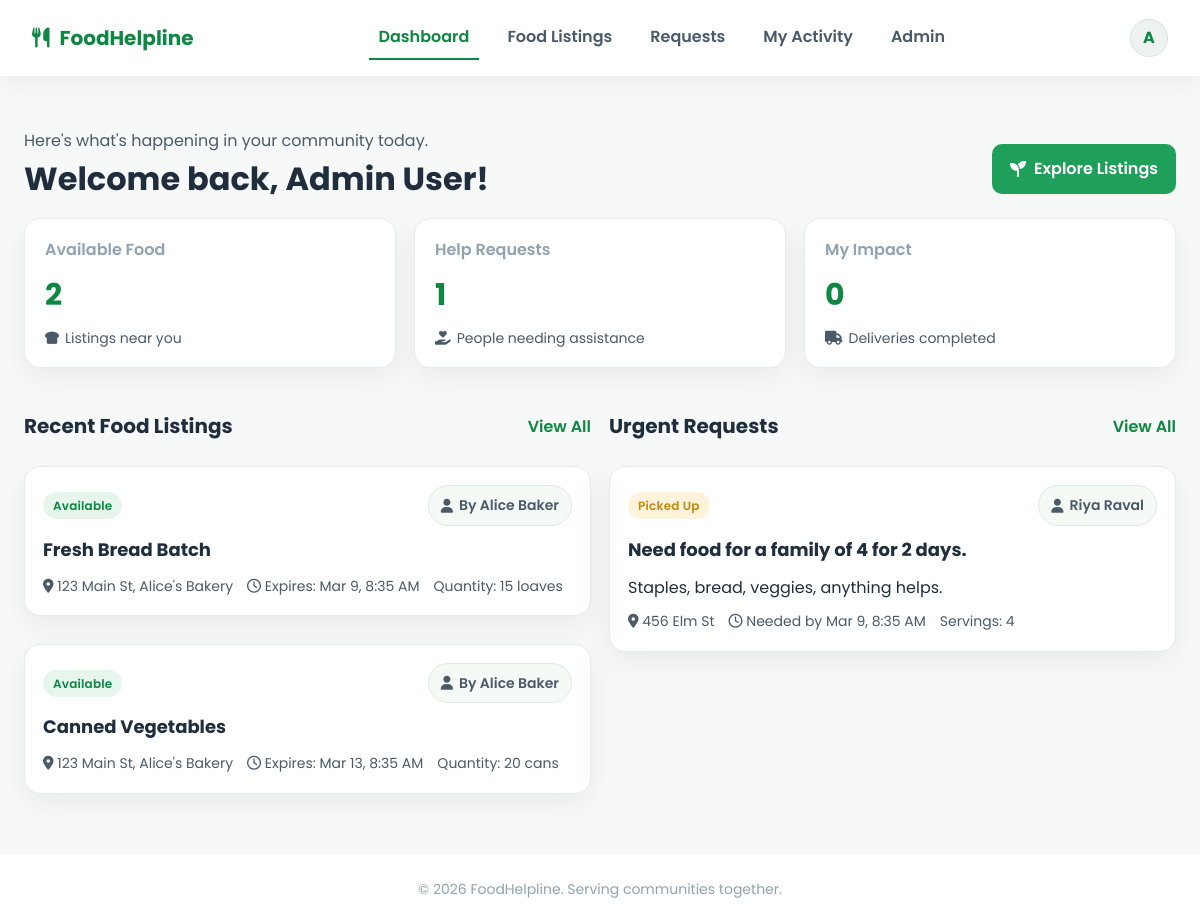
The page /dashboard.php (signed in) on the database as committed earlier.
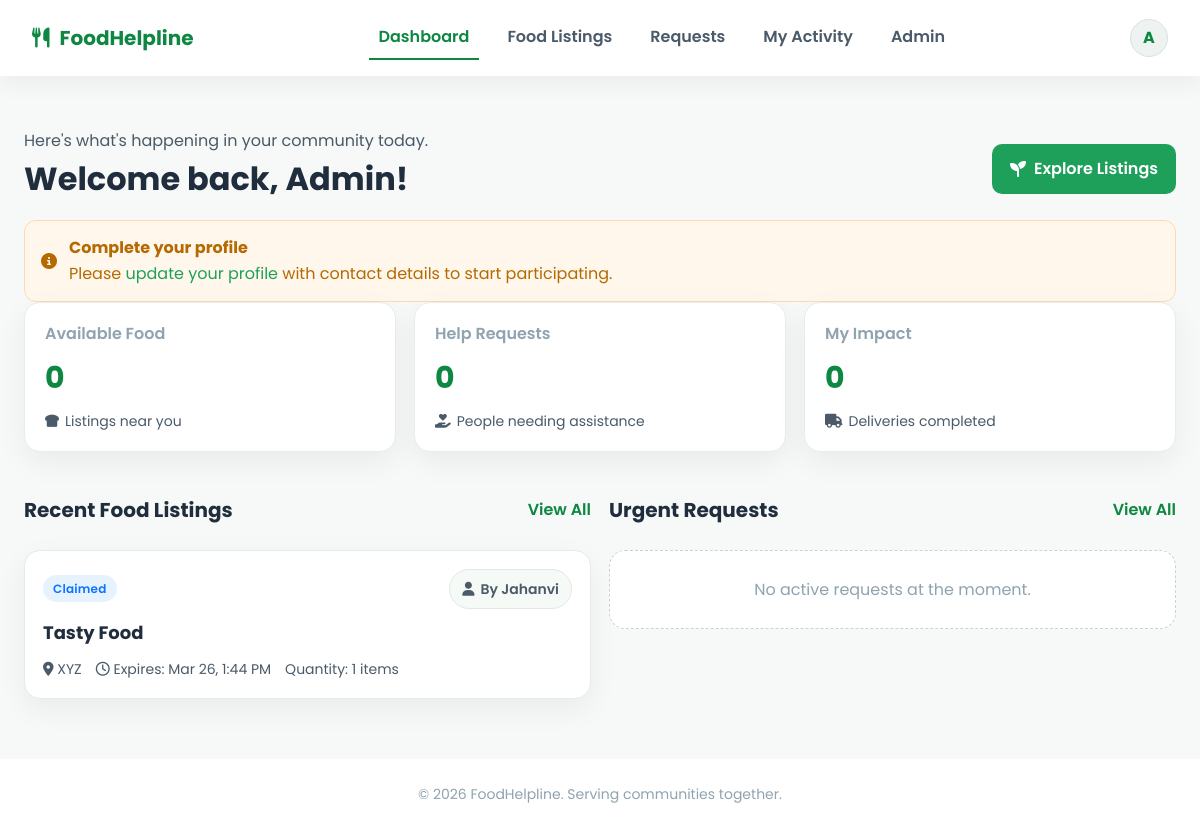
The same page on the database as committed later.
### tables this page shows
CREATE TABLE IF NOT EXISTS `users` (
  `id` int NOT NULL AUTO_INCREMENT,
  `name` varchar(100) DEFAULT NULL,
  `email` varchar(100) DEFAULT NULL,
  `phone` varchar(15) DEFAULT NULL,
  `address` varchar(255) DEFAULT NULL,
  `organization` varchar(255) DEFAULT NULL,
  `password` varchar(255) DEFAULT NULL,
  `role` enum('admin','donor','receiver','volunteer') DEFAULT NULL,
  `profile_completed` tinyint(1) NOT NULL DEFAULT '0',
  `status` tinyint DEFAULT '1',
  `created_at` timestamp NULL DEFAULT CURRENT_TIMESTAMP,
  PRIMARY KEY (`id`),
  UNIQUE KEY `email` (`email`)
);

CREATE TABLE IF NOT EXISTS `food_listings` (
  `id` int NOT NULL AUTO_INCREMENT,
  `user_id` int NOT NULL,
  `title` varchar(255) NOT NULL,
  `description` text,
  `quantity` int DEFAULT '1',
  `unit` varchar(50) DEFAULT 'items',
  `location` varchar(255) NOT NULL,
  `expires_at` datetime DEFAULT NULL,
  `status` enum('available','claimed','completed','expired') DEFAULT 'available',
  `claimed_by` int DEFAULT NULL,
  `volunteer_id` int DEFAULT NULL,
  `created_at` timestamp NULL DEFAULT CURRENT_TIMESTAMP,
  PRIMARY KEY (`id`),
  KEY `user_id` (`user_id`),
  KEY `claimed_by` (`claimed_by`),
  KEY `volunteer_id` (`volunteer_id`)
);

CREATE TABLE IF NOT EXISTS `assistance_requests` (
  `id` int NOT NULL AUTO_INCREMENT,
  `requester_id` int NOT NULL,
  `title` varchar(255) NOT NULL,
  `description` text,
  `servings` int DEFAULT '1',
  `address` varchar(255) NOT NULL,
  `needed_by` datetime DEFAULT NULL,
  `status` enum('open','picked_up','delivered','closed') DEFAULT 'open',
  `volunteer_id` int DEFAULT NULL,
  `created_at` timestamp NULL DEFAULT CURRENT_TIMESTAMP,
  PRIMARY KEY (`id`),
  KEY `requester_id` (`requester_id`),
  KEY `volunteer_id` (`volunteer_id`)
);

### includes/helpers.php (called while the page is built, shortened)
<?php
function safe($value) {
    return htmlspecialchars($value ?? '', ENT_QUOTES, 'UTF-8');
}
function formatDate($dateString, $format = 'M j, Y') {
    return date($format, strtotime($dateString));
}
function fetchStats(PDO $conn, array $user): array {
    $stats = [
        'available_food' => 0,
        'open_requests'  => 0,
        'my_impact'      => 0
    ];
    $stats['available_food'] = (int)$conn->query("SELECT COUNT(*) FROM food_listings WHERE status = 'available'")->fetchColumn();
    $stats['open_requests']  = (int)$conn->query("SELECT COUNT(*) FROM assistance_requests WHERE status IN ('open','picked_up')")->fetchColumn();
    return $stats;
}
function fetchRecentListings(PDO $conn, int $limit = 5) {
    $stmt = $conn->prepare("SELECT fl.*, u.name AS donor_name FROM food_listings fl
        JOIN users u ON u.id = fl.user_id
        ORDER BY fl.created_at DESC
        LIMIT ?");
    $stmt->bindValue(1, $limit, PDO::PARAM_INT);
    $stmt->execute();
    return $stmt->fetchAll(PDO::FETCH_ASSOC);
}
function fetchUrgentRequests(PDO $conn, int $limit = 5) {
    $stmt = $conn->prepare("SELECT ar.*, u.name AS requester_name FROM assistance_requests ar
        JOIN users u ON u.id = ar.requester_id
        WHERE ar.status IN ('open','picked_up')
        ORDER BY COALESCE(ar.needed_by, ar.created_at) ASC
        LIMIT ?");
    $stmt->bindValue(1, $limit, PDO::PARAM_INT);
    $stmt->execute();
    return $stmt->fetchAll(PDO::FETCH_ASSOC);
}
function statusBadge(string $status): array {
    $map = [
        'available'  => ['label' => 'Available', 'class' => 'badge green'],
        'claimed'    => ['label' => 'Claimed', 'class' => 'badge blue'],
        'completed'  => ['label' => 'Completed', 'class' => 'badge gray'],
        'expired'    => ['label' => 'Expired', 'class' => 'badge gray'],
        'open'       => ['label' => 'Open', 'class' => 'badge blue'],
        'picked_up'  => ['label' => 'Picked Up', 'class' => 'badge amber'],
        'delivered'  => ['label' => 'Delivered', 'class' => 'badge green'],
        'closed'     => ['label' => 'Closed', 'class' => 'badge gray'],
    ];
    return $map[$status] ?? ['label' => ucfirst($status), 'class' => 'badge gray'];
}

### dashboard.php (the view, shortened to what this page needs)
<?php
$active = "dashboard";
include("includes/header.php");
include("includes/helpers.php");
$stats = fetchStats($conn, $currentUser);
$recentListings = fetchRecentListings($conn, 4);
$urgentRequests = fetchUrgentRequests($conn, 3);
$profileIncomplete = empty($currentUser['profile_completed']);
?>
<section class="page">
    <div class="section-head" style="margin-bottom:8px;">
        <div>
            <p class="lead" style="margin:0;">Here's what's happening in your community today.</p>
            <h1>Welcome back, <?php echo safe($currentUser['name']); ?>!</h1>
        </div>
        <div class="cta">
            <?php if ($currentUser['role'] === 'donor'): ?>
                <a class="btn primary" href="food_listings.php#donate"><i class="fas fa-plus"></i> Donate Food</a>
            <?php elseif ($currentUser['role'] === 'volunteer'): ?>
                <a class="btn primary" href="activity.php"><i class="fas fa-route"></i> View Tasks</a>
            <?php else: ?>
                <a class="btn primary" href="food_listings.php"><i class="fas fa-seedling"></i> Explore Listings</a>
            <?php endif; ?>
        </div>
    </div>
    <?php if ($profileIncomplete): ?>
        <div class="alert" style="margin-top:10px;">
            <i class="fas fa-info-circle"></i>
            <div>
                <strong>Complete your profile</strong><br>
                Please <a href="profile.php">update your profile</a> with contact details to start participating.
            </div>
        </div>
    <?php endif; ?>
    <div class="grid stats">
        <div class="card stat-card">
            <div class="label">Available Food</div>
            <div class="value"><?php echo $stats['available_food']; ?></div>
            <div class="meta"><i class="fas fa-bread-slice"></i> Listings near you</div>
        </div>
        <div class="card stat-card">
            <div class="label">Help Requests</div>
            <div class="value"><?php echo $stats['open_requests']; ?></div>
            <div class="meta"><i class="fas fa-hand-holding-heart"></i> People needing assistance</div>
        </div>
        <div class="card stat-card">
            <div class="label">My Impact</div>
            <div class="value"><?php echo $stats['my_impact']; ?></div>
            <div class="meta"><i class="fas fa-truck"></i> Deliveries completed</div>
        </div>
    </div>
    <div class="grid two">
        <div>
            <div class="section-head">
                <h3>Recent Food Listings</h3>
                <a href="food_listings.php">View All</a>
            </div>
            <?php if (count($recentListings) === 0): ?>
                <div class="empty">No active listings at the moment.</div>
            <?php else: ?>
                <div class="grid cards">
                    <?php foreach ($recentListings as $listing): ?>
                        <?php $badge = statusBadge($listing['status']); ?>
                        <div class="listing-card">
                            <div class="meta" style="justify-content: space-between;">
                                <span class="<?php echo $badge['class']; ?>"><?php echo $badge['label']; ?></span>
                                <span class="pill"><i class="fas fa-user"></i> By <?php echo safe($listing['donor_name']); ?></span>
                            </div>
                            <h4><?php echo safe($listing['title']); ?></h4>
                            <div class="meta">
                                <span><i class="fas fa-map-marker-alt"></i> <?php echo safe($listing['location']); ?></span>
                                <span><i class="far fa-clock"></i> Expires: <?php echo formatDate($listing['expires_at'], 'M j, g:i A'); ?></span>
                                <span>Quantity: <?php echo (int)$listing['quantity'] . ' ' . safe($listing['unit']); ?></span>
                            </div>
                        </div>
                    <?php endforeach; ?>
                </div>
            <?php endif; ?>
        </div>
        <div>
            <div class="section-head">
                <h3>Urgent Requests</h3>
                <a href="requests.php">View All</a>
            </div>
            <?php if (count($urgentRequests) === 0): ?>
                <div class="empty">No active requests at the moment.</div>
            <?php else: ?>
                <div class="grid cards">
                    <?php foreach ($urgentRequests as $req): ?>
                        <?php $badge = statusBadge($req['status']); ?>
                        <div class="request-card">
                            <div class="meta" style="justify-content: space-between;">
                                <span class="<?php echo $badge['class']; ?>"><?php echo $badge['label']; ?></span>
                                <span class="pill"><i class="fas fa-user"></i> <?php echo safe($req['requester_name']); ?></span>
                            </div>
                            <h4><?php echo safe($req['title']); ?></h4>
                            <p><?php echo safe($req['description']); ?></p>
                            <div class="meta">
                                <span><i class="fas fa-map-marker-alt"></i> <?php echo safe($req['address']); ?></span>
                                <?php if ($req['needed_by']): ?>
                                    <span><i class="far fa-clock"></i> Needed by <?php echo formatDate($req['needed_by'], 'M j, g:i A'); ?></span>
                                <?php endif; ?>
                                <span>Servings: <?php echo (int)$req['servings']; ?></span>
                            </div>
                        </div>
                    <?php endforeach; ?>
                </div>
            <?php endif; ?>
        </div>
    </div>
</section>
<?php include("includes/footer.php"); ?>

### includes/header.php (shortened to what this page needs)
<?php
include_once __DIR__ . '/db.php';
$active = $active ?? '';
$userStmt = $conn->prepare("SELECT * FROM users WHERE id = ? LIMIT 1");
$userStmt->execute([$_SESSION['user_id']]);
$currentUser = $userStmt->fetch(PDO::FETCH_ASSOC);
$firstInitial = strtoupper(substr($currentUser['name'], 0, 1));
?>
<!DOCTYPE html>
<html lang="en">
<head>
    <link rel="stylesheet" href="https://cdnjs.cloudflare.com/ajax/libs/font-awesome/6.4.2/css/all.min.css">
    <link rel="stylesheet" href="<?php echo BASE_URL; ?>assets/css/style.css">
</head>
<body class="app-body">
<header class="app-nav">
    <div class="brand">
        <a href="<?php echo BASE_URL; ?>dashboard.php">
            <i class="fas fa-utensils"></i>
            <span>FoodHelpline</span>
        </a>
    </div>
    <nav class="nav-links">
        <a class="<?php echo $active === 'dashboard' ? 'active' : ''; ?>" href="<?php echo BASE_URL; ?>dashboard.php">Dashboard</a>
        <a class="<?php echo $active === 'listings' ? 'active' : ''; ?>" href="<?php echo BASE_URL; ?>food_listings.php">Food Listings</a>
        <a class="<?php echo $active === 'requests' ? 'active' : ''; ?>" href="<?php echo BASE_URL; ?>requests.php">Requests</a>
        <a class="<?php echo $active === 'activity' ? 'active' : ''; ?>" href="<?php echo BASE_URL; ?>activity.php">My Activity</a>
        <?php if ($currentUser['role'] === 'admin'): ?>
            <a class="<?php echo $active === 'admin' ? 'active' : ''; ?>" href="<?php echo BASE_URL; ?>admin/dashboard.php">Admin</a>
        <?php endif; ?>
    </nav>
    <div class="nav-cta">
        <div class="avatar" data-dropdown="user-menu">
            <?php echo htmlspecialchars($firstInitial); ?>
        </div>
    </div>
</header>
<main>

### includes/footer.php
    </main>
    <footer class="app-footer">
        <p>&copy; <?php echo date('Y'); ?> FoodHelpline. Serving communities together.</p>
    </footer>
</body>
</html>

### assets/css/style.css (style rules this page uses)
:root { --green: #1fa05a; --green-dark: #0d8741; --yellow: #f4ad22; --red: #d94141; --gray-900: #1f2d3d; --gray-700: #4a5a68; --gray-500: #8fa3b0; --gray-300: #dce5eb; --gray-100: #f7f9f8; --card-shadow: 0 10px 30px rgba(0, 0, 0, 0.06); font-family: "Poppins", system-ui, -apple-system, sans-serif; }
* { box-sizing: border-box; margin: 0; padding: 0; }
body { background: var(--gray-100); color: var(--gray-900); line-height: 1.6; }
a { color: var(--green); text-decoration: none; }
.btn { display: inline-flex; align-items: center; gap: 8px; border: none; border-radius: 10px; padding: 12px 18px; font-weight: 600; cursor: pointer; transition: all 0.2s ease; text-decoration: none; }
.btn.primary { background: var(--green); color: #fff; }
.badge { display: inline-flex; align-items: center; padding: 4px 10px; border-radius: 20px; font-size: 12px; font-weight: 600; letter-spacing: 0.2px; }
.badge.blue { background: #e7f2ff; color: #0c75ff; }
.app-body { min-height: 100vh; }
.app-nav { position: sticky; top: 0; z-index: 50; background: #fff; display: flex; align-items: center; justify-content: space-between; padding: 16px 32px; box-shadow: 0 8px 22px rgba(0, 0, 0, 0.05); }
.brand a { display: inline-flex; align-items: center; gap: 10px; font-size: 20px; font-weight: 700; color: var(--green-dark); }
.nav-links { display: flex; gap: 18px; }
.nav-links a { color: var(--gray-700); font-weight: 600; padding: 8px 10px; border-bottom: 2px solid transparent; }
.nav-links a.active { color: var(--green-dark); border-color: var(--green-dark); }
.nav-cta { display: flex; align-items: center; gap: 12px; position: relative; }
.avatar { width: 38px; height: 38px; border-radius: 50%; background: #eef3f1; color: var(--green-dark); display: grid; place-items: center; font-weight: 700; cursor: pointer; border: 1px solid #d7e3dd; }
.page { max-width: 1200px; margin: 0 auto; padding: 32px 24px 60px; }
.page h1 { font-size: 32px; margin-bottom: 6px; }
.page p.lead { color: var(--gray-700); margin-bottom: 20px; }
.grid { display: grid; gap: 18px; }
.grid.stats { grid-template-columns: repeat(auto-fit, minmax(220px, 1fr)); margin-bottom: 22px; }
.grid.two { grid-template-columns: repeat(auto-fit, minmax(320px, 1fr)); }
.grid.cards { grid-template-columns: repeat(auto-fit, minmax(280px, 1fr)); }
.card { background: #fff; border: 1px solid #e7ecec; border-radius: 16px; padding: 18px 20px; box-shadow: var(--card-shadow); }
.stat-card { display: flex; flex-direction: column; gap: 8px; }
.stat-card .label { color: var(--gray-500); font-weight: 600; }
.stat-card .value { font-size: 30px; font-weight: 700; color: var(--green-dark); }
.stat-card .meta { display: flex; align-items: center; gap: 6px; color: var(--gray-700); font-size: 14px; }
.alert { border: 1px solid #ffd9b0; background: #fff7eb; color: #b46a00; border-radius: 12px; padding: 14px 16px; display: flex; align-items: center; gap: 12px; }
.section-head { display: flex; justify-content: space-between; align-items: center; margin: 20px 0 12px; }
.section-head h3 { font-size: 20px; }
.section-head a { font-weight: 600; color: var(--green-dark); }
.listing-card, .request-card { display: grid; gap: 10px; background: #fff; border: 1px solid #e5ebea; border-radius: 16px; padding: 18px; box-shadow: var(--card-shadow); }
.listing-card h4, .request-card h4 { font-size: 18px; }
.listing-card .meta, .request-card .meta { color: var(--gray-700); font-size: 14px; display: flex; gap: 14px; align-items: center; flex-wrap: wrap; }
.pill { display: inline-flex; align-items: center; gap: 6px; padding: 8px 12px; border-radius: 999px; border: 1px solid #e0e8e5; background: #f6faf7; color: var(--gray-700); font-weight: 600; font-size: 14px; }
.empty { border: 1.5px dashed #c7d4d0; border-radius: 16px; padding: 26px; text-align: center; color: var(--gray-500); background: #fff; }
.app-footer { text-align: center; padding: 24px; color: var(--gray-500); font-size: 14px; }
.section-head { display: flex; justify-content: space-between; align-items: center; margin-bottom: 24px; }
.cards { display: grid; grid-template-columns: repeat(auto-fit, minmax(240px, 1fr)); gap: 28px; }
footer { background: #fff; text-align: center; padding: 20px 0; color: var(--gray-500); }
.badge.green { background: #e6f6ed; color: var(--green-dark); }
.badge.amber { background: #fff4db; color: #c28a0e; }

Rows that differ between the two databases and show on the page:
removed food_listings: status "Available", user.name "Alice Baker", title "Fresh Bread Batch", location "123 Main St, Alice's Bakery", expires_at "Mar 9, 8:35 AM", quantity "15", unit "loaves"
removed food_listings: status "Available", user.name "Alice Baker", title "Canned Vegetables", location "123 Main St, Alice's Bakery", expires_at "Mar 13, 8:35 AM", quantity "20", unit "cans"
removed assistance_requests: status "Picked Up", requester.name "Riya Raval", title "Need food for a family of 4 for 2 days.", description "Staples, bread, veggies, anything helps.", address "456 Elm St", needed_by "Mar 9, 8:35 AM", servings "4"
changed users: name "Admin User" → "Admin"; profile_completed 1 → 0 (drawn)
added food_listings: status "Claimed", user.name "Jahanvi", title "Tasty Food", location "XYZ", expires_at "Mar 26, 1:44 PM", quantity "1", unit "items"
Other text that changed with them:
$stats['available_food']: "2" → "0"
$stats['open_requests']: "1" → "0"
text now shown: "Complete your profile Please update your profile with contact details to start participating. No active requests at the moment."
